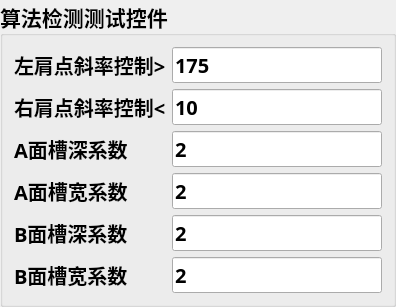
      <widget class="QGroupBox" name="groupBox">
       <property name="font">
        <font>
         <family>微软雅黑</family>
         <pointsize>16</pointsize>
         <weight>75</weight>
         <bold>true</bold>
        </font>
       </property>
       <property name="styleSheet">
        <string notr="true"/>
       </property>
       <property name="title">
        <string>算法检测测试控件</string>
       </property>
       <layout class="QGridLayout" name="gridLayout">
        <item row="0" column="0">
         <widget class="QLabel" name="label_2">
          <property name="font">
           <font>
            <pointsize>15</pointsize>
            <weight>75</weight>
            <bold>true</bold>
           </font>
          </property>
          <property name="text">
           <string>左肩点斜率控制&gt;</string>
          </property>
         </widget>
        </item>
        <item row="0" column="1">
         <widget class="QLineEdit" name="editRadius">
          <property name="minimumSize">
           <size>
            <width>80</width>
            <height>30</height>
           </size>
          </property>
          <property name="font">
           <font>
            <pointsize>15</pointsize>
            <weight>75</weight>
            <bold>true</bold>
           </font>
          </property>
          <property name="text">
           <string>175</string>
          </property>
         </widget>
        </item>
        <item row="1" column="0">
         <widget class="QLabel" name="label_5">
          <property name="font">
           <font>
            <pointsize>15</pointsize>
            <weight>75</weight>
            <bold>true</bold>
           </font>
          </property>
          <property name="text">
           <string>右肩点斜率控制&lt;</string>
          </property>
         </widget>
        </item>
        <item row="1" column="1">
         <widget class="QLineEdit" name="editTorlance">
          <property name="minimumSize">
           <size>
            <width>0</width>
            <height>30</height>
           </size>
          </property>
          <property name="font">
           <font>
            <pointsize>15</pointsize>
            <weight>75</weight>
            <bold>true</bold>
           </font>
          </property>
          <property name="text">
           <string>10</string>
          </property>
         </widget>
        </item>
        <item row="2" column="0">
         <widget class="QLabel" name="label_19">
          <property name="minimumSize">
           <size>
            <width>150</width>
            <height>30</height>
           </size>
          </property>
          <property name="maximumSize">
           <size>
            <width>150</width>
            <height>16777215</height>
           </size>
          </property>
          <property name="font">
           <font>
            <pointsize>15</pointsize>
            <weight>75</weight>
            <bold>true</bold>
           </font>
          </property>
          <property name="text">
           <string>A面槽深系数</string>
          </property>
         </widget>
        </item>
        <item row="2" column="1">
         <widget class="QLineEdit" name="edit_Depth_A_Coefficient">
          <property name="minimumSize">
           <size>
            <width>0</width>
            <height>30</height>
           </size>
          </property>
          <property name="font">
           <font>
            <pointsize>15</pointsize>
            <weight>75</weight>
            <bold>true</bold>
           </font>
          </property>
          <property name="text">
           <string>2</string>
          </property>
         </widget>
        </item>
        <item row="3" column="0">
         <widget class="QLabel" name="label_20">
          <property name="minimumSize">
           <size>
            <width>150</width>
            <height>30</height>
           </size>
          </property>
          <property name="maximumSize">
           <size>
            <width>150</width>
            <height>16777215</height>
           </size>
          </property>
          <property name="font">
           <font>
            <pointsize>15</pointsize>
            <weight>75</weight>
            <bold>true</bold>
           </font>
          </property>
          <property name="text">
           <string>A面槽宽系数</string>
          </property>
         </widget>
        </item>
        <item row="3" column="1">
         <widget class="QLineEdit" name="edit_Width_A_Coefficient">
          <property name="minimumSize">
           <size>
            <width>0</width>
            <height>30</height>
           </size>
          </property>
          <property name="font">
           <font>
            <pointsize>15</pointsize>
            <weight>75</weight>
            <bold>true</bold>
           </font>
          </property>
          <property name="text">
           <string>2</string>
          </property>
         </widget>
        </item>
        <item row="4" column="0">
         <widget class="QLabel" name="label_24">
          <property name="minimumSize">
           <size>
            <width>150</width>
            <height>30</height>
           </size>
          </property>
          <property name="maximumSize">
           <size>
            <width>150</width>
            <height>16777215</height>
           </size>
          </property>
          <property name="font">
           <font>
            <pointsize>15</pointsize>
            <weight>75</weight>
            <bold>true</bold>
           </font>
          </property>
          <property name="text">
           <string>B面槽深系数</string>
          </property>
         </widget>
        </item>
        <item row="4" column="1">
         <widget class="QLineEdit" name="edit_Depth_B_Coefficient">
          <property name="minimumSize">
           <size>
            <width>0</width>
            <height>30</height>
           </size>
          </property>
          <property name="font">
           <font>
            <pointsize>15</pointsize>
            <weight>75</weight>
            <bold>true</bold>
           </font>
          </property>
          <property name="text">
           <string>2</string>
          </property>
         </widget>
        </item>
        <item row="5" column="0">
         <widget class="QLabel" name="label_25">
          <property name="minimumSize">
           <size>
            <width>150</width>
            <height>30</height>
           </size>
          </property>
          <property name="maximumSize">
           <size>
            <width>150</width>
            <height>16777215</height>
           </size>
          </property>
          <property name="font">
           <font>
            <pointsize>15</pointsize>
            <weight>75</weight>
            <bold>true</bold>
           </font>
          </property>
          <property name="text">
           <string>B面槽宽系数</string>
          </property>
         </widget>
        </item>
        <item row="5" column="1">
         <widget class="QLineEdit" name="edit_Width_B_Coefficient">
          <property name="minimumSize">
           <size>
            <width>0</width>
            <height>30</height>
           </size>
          </property>
          <property name="font">
           <font>
            <pointsize>15</pointsize>
            <weight>75</weight>
            <bold>true</bold>
           </font>
          </property>
          <property name="text">
           <string>2</string>
          </property>
         </widget>
        </item>
       </layout>
      </widget>
